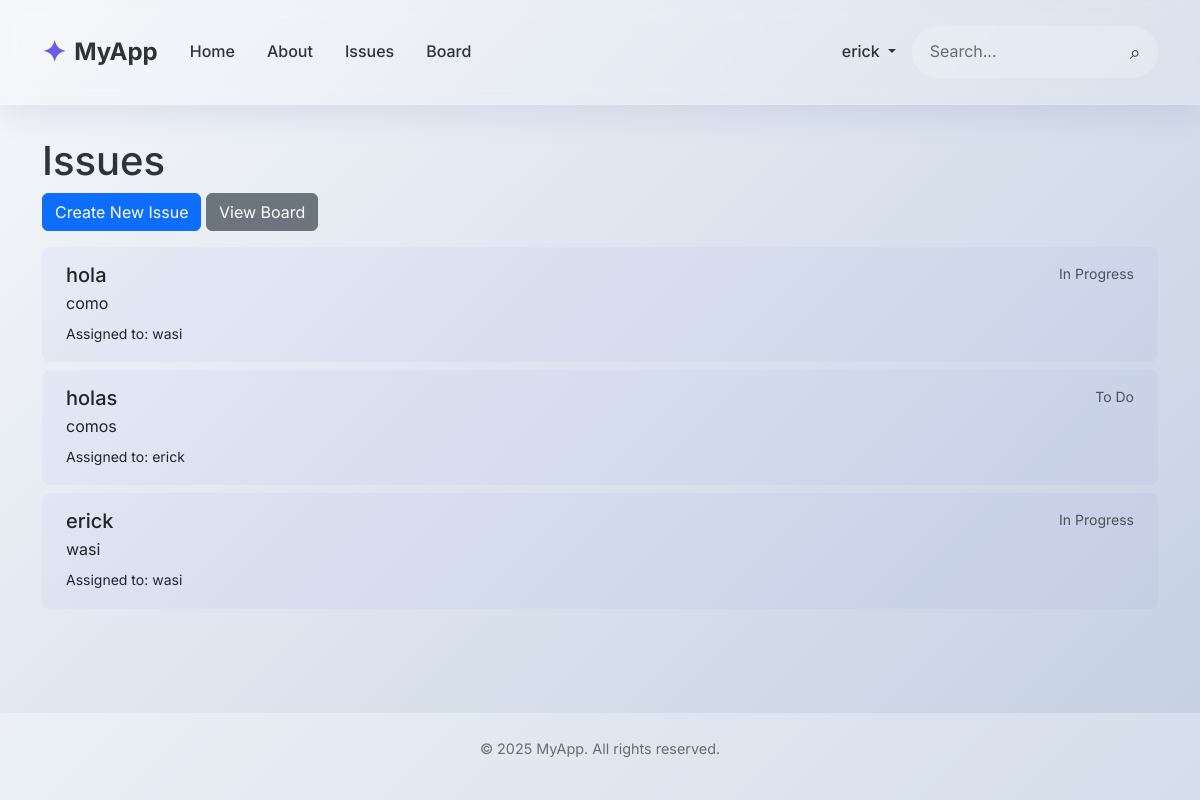
The page /issues/ (signed in) on the database as committed earlier.
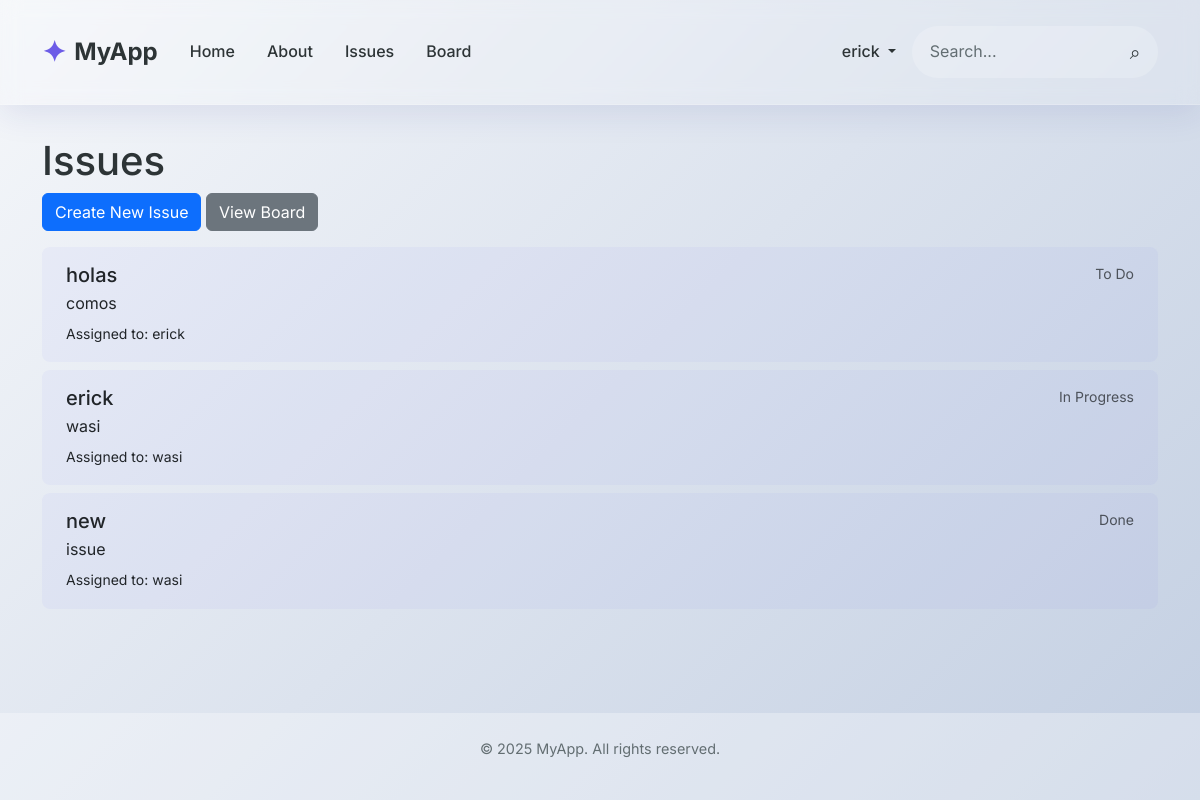
The same page on the database as committed later.
### accounts/models.py (models this page shows)
class CustomUser(AbstractUser):
    role = models.ForeignKey(Role, on_delete=models.CASCADE, null=True, blank=True)
    team = models.ForeignKey(Team, on_delete=models.CASCADE, null=True, blank=True)

### issues/models.py (models this page shows, shortened)
class Issue(models.Model):
    title = models.CharField(max_length=128)
    summary = models.CharField(max_length=256)
    description = models.TextField()
    reporter = models.ForeignKey(
        get_user_model(), on_delete=models.SET_NULL, null=True)
    assignee = models.ForeignKey(
        get_user_model(), on_delete=models.SET_NULL, null=True, related_name='assignee')
    status = models.ForeignKey(
        Status, on_delete=models.SET_NULL, null=True)
    assigned_team = models.ForeignKey(
        Team, on_delete=models.SET_NULL, null=True, blank=True)
    created_on = models.DateTimeField(auto_now_add=True)

class Status(models.Model):
    name = models.CharField(max_length=128)
    description = models.CharField(max_length=256)
    def __str__(self):
        return self.name

### issues/views.py (the view)
# urls.py: path('', IssueListView.as_view(), name='issue_list'),
class IssueListView(LoginRequiredMixin, ListView):
    model = Issue
    template_name = 'issues/issue_list.html'
    context_object_name = 'issues'

### templates/issues/issue_list.html (shortened to what this page needs)
{% extends 'base.html' %}
{% load crispy_forms_tags %}
{% block content %}
<div class="container">
    <h1>Issues</h1>
    <a href="{% url 'issues:issue_create' %}" class="btn btn-primary mb-3">Create New Issue</a>
    <a href="{% url 'issues:board' %}" class="btn btn-secondary mb-3">View Board</a>
    <div class="list-group">
        {% for issue in issues %}
        <a href="{% url 'issues:issue_detail' issue.pk %}" class="list-group-item list-group-item-action">
            <div class="d-flex w-100 justify-content-between">
                <h5 class="mb-1">{{ issue.title }}</h5>
                <small class="text-muted">{{ issue.status }}</small>
            </div>
            <p class="mb-1">{{ issue.summary }}</p>
            <small>Assigned to: {{ issue.assignee|default:"Unassigned" }}</small>
        </a>
        {% empty %}
        <div class="alert alert-info">No issues found.</div>
        {% endfor %}
    </div>
</div>
{% endblock content %}

### templates/base.html (shortened to what this page needs)
{% load static %}
<!DOCTYPE html>
<html lang="en">
<head>
    <link href="https://cdn.jsdelivr.net/npm/bootstrap@5.3.6/dist/css/bootstrap.min.css" rel="stylesheet">
    <link rel="stylesheet" href="{% static 'css/base.css' %}">
</head>
<body>
    <div class="page-wrapper">
        <header class="glass-navbar">
            <div class="container">
                <nav class="navbar navbar-expand-lg">
                    <a class="navbar-brand" href="{% url 'home' %}">
                        <span class="logo-icon">✦</span> MyApp
                    </a>
                    <div class="collapse navbar-collapse" id="navbarNav">
                        <ul class="navbar-nav me-auto">
                        <li class="nav-item">
                            <a class="nav-link" href="{% url 'home' %}">Home</a>
                        </li>
                        <li class="nav-item">
                            <a class="nav-link" href="{% url 'about' %}">About</a>
                        </li>
                        {% if user.is_authenticated %}
                        <li class="nav-item">
                            <a class="nav-link" href="{% url 'issues:issue_list' %}">Issues</a>
                        </li>
                        <li class="nav-item">
                            <a class="nav-link" href="{% url 'issues:board' %}">Board</a>
                        </li>
                        {% endif %}
                    </ul>
                    <div class="navbar-nav">
                        {% if user.is_authenticated %}
                        <li class="nav-item dropdown">
                            <a class="nav-link dropdown-toggle" href="#" role="button" data-bs-toggle="dropdown">
                                {{ user.username }}
                            </a>
                        </li>
                        {% endif %}
                    </div>
                        <div class="search-container">
                            <input type="text" placeholder="Search..." class="search-input">
                            <button class="search-btn">⌕</button>
                        </div>
                    </div>
                </nav>
            </div>
        </header>
        <main class="main-content">
            {% block content %}{% endblock content %}
        </main>
        <footer class="footer">
            <div class="container">
                <p>© {% now "Y" %} MyApp. All rights reserved.</p>
            </div>
        </footer>
    </div>
</body>
</html>

### static/css/base.css (style rules this page uses)
:root { --primary-color: #6c5ce7; --secondary-color: #a29bfe; --dark-color: #2d3436; --light-color: #f5f6fa; --accent-color: #fd79a8; --text-color: #2d3436; --text-light: #636e72; --glass-bg: rgba(255, 255, 255, 0.15); }
body { font-family: 'Inter', sans-serif; background: linear-gradient(135deg, #f5f7fa 0%, #c3cfe2 100%); color: var(--text-color); line-height: 1.6; min-height: 100vh; margin: 0; padding: 0; }
.page-wrapper { display: flex; flex-direction: column; min-height: 100vh; }
.glass-navbar { background: var(--glass-bg); backdrop-filter: blur(10px); -webkit-backdrop-filter: blur(10px); border-bottom: 1px solid rgba(255, 255, 255, 0.18); box-shadow: 0 8px 32px 0 rgba(31, 38, 135, 0.1); padding: 1rem 0; }
.navbar-brand { font-weight: 700; font-size: 1.5rem; color: var(--dark-color); display: flex; align-items: center; }
.logo-icon { color: var(--primary-color); margin-right: 0.5rem; font-size: 1.8rem; }
.nav-link { font-weight: 500; color: var(--text-color); margin: 0 0.5rem; padding: 0.5rem 1rem; border-radius: 0.5rem; transition: all 0.3s ease; }
.search-container { display: flex; align-items: center; background: rgba(255, 255, 255, 0.2); border-radius: 2rem; padding: 0.3rem 0.6rem; }
.search-input { border: none; background: transparent; padding: 0.5rem; width: 200px; outline: none; color: var(--text-color); }
.search-input::placeholder { color: var(--text-light); }
.search-btn { background: transparent; border: none; color: var(--text-color); cursor: pointer; font-size: 1.2rem; padding: 0 0.5rem; }
.main-content { flex: 1; padding: 2rem 0; }
.footer { text-align: center; padding: 1.5rem; color: var(--text-light); font-size: 0.9rem; background: rgba(255, 255, 255, 0.3); }
.list-group-item { border: none; padding: 1rem 1.5rem; background: rgba(108, 92, 231, 0.05); margin-bottom: 0.5rem; border-radius: 0.5rem !important; }
.list-group-item:last-child { margin-bottom: 0; }
.main-content > .container { animation: fadeInUp 0.6s ease-out; }

Rows that differ between the two databases and show on the page:
removed Issue: title "hola", status "In Progress", summary "como", assignee "wasi"
added Issue: title "new", status "Done", summary "issue", assignee "wasi"
